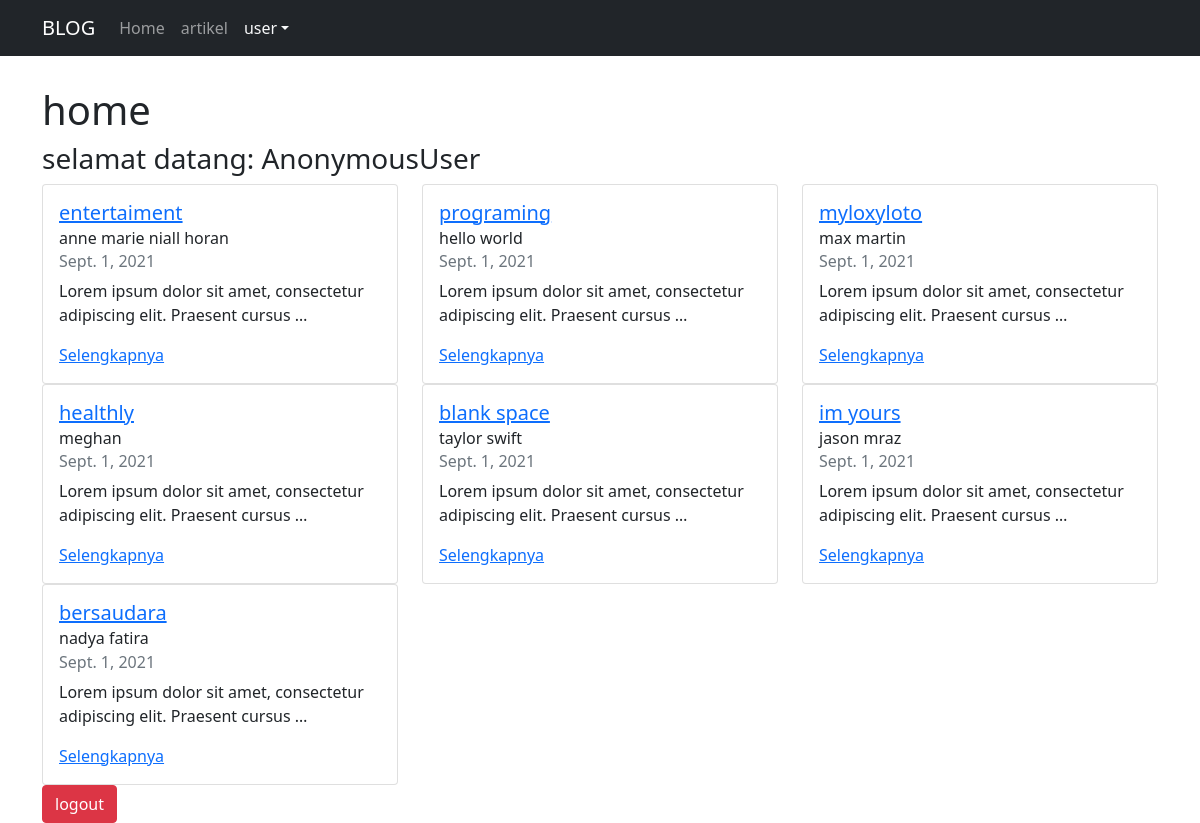
The page / on the database its author committed.
### blog/models.py (models this page shows, shortened)
class artikel(models.Model):
    judul = models.CharField(max_length=255)
    isi = models.TextField()
    kategori = models.CharField(max_length=255)
    published = models.DateTimeField(auto_now_add=True)
    update = models.DateTimeField(auto_now=True)
    slug = models.SlugField(blank=True,editable=False)

### mywebsite/views.py (the view)
# urls.py: url(r'^$', BlogHomeView.as_view(), name='home'),
class BlogHomeView(TemplateView, ArtikelPerkategori):
    template_name = 'home.html'
    def get_context_data(self):
        QuerySets = self.get_latest_artikel_each_kategori()
        context = {
            'latest_artikel_list': QuerySets,
        }
        return context

### blog/views.py (called while the page is built)
    def get_latest_artikel_each_kategori(self):
        kategori_list = self.model.objects.values_list('kategori', flat=True).distinct()
        QuerySet = []
        for kategori in kategori_list:
            artikel = self.model.objects.filter(kategori=kategori).latest('published')
            QuerySet.append(artikel)
        return QuerySet

### templates/home.html (shortened to what this page needs)
{% extends 'base.html' %}
{% block contents %}
<h1>home</h1>
<h3>selamat datang: {{request.user}}</h3>
<div class="row">
  {% for artikel in latest_artikel_list %}
  <div class="col-sm-4">
    <div class="card">
      <div class="card-body">
        <h5 class="card-title"><a href="{% url 'artikel:category' artikel.kategori 1 %}">{{artikel.kategori}}</a></h5>
        <h6 class="card-subtitle mb-2 text-dark">{{artikel.judul}}</h6>
        <h6 class="card-subtitle mb-2 text-muted">{{artikel.published|date}}</h6>
        <p class="card-text">{{artikel.isi|truncatewords:10}}</p>
        <a href="{% url 'artikel:detail' artikel.slug %}" class="card-link">Selengkapnya</a>
      </div>
    </div>
  </div>
  {% endfor %}
</div>
<a class="btn btn-danger" href="{% url 'logout' %}">logout</a>
{% endblock contents %}

### rows shown on the page
artikel: kategori "entertaiment", judul "anne marie niall horan", published "Sept. 1, 2021", isi "Lorem ipsum dolor sit amet, consectetur adipiscing elit. Praesent cursus …"
artikel: kategori "programing", judul "hello world", published "Sept. 1, 2021", isi "Lorem ipsum dolor sit amet, consectetur adipiscing elit. Praesent cursus …"
artikel: kategori "myloxyloto", judul "max martin", published "Sept. 1, 2021", isi "Lorem ipsum dolor sit amet, consectetur adipiscing elit. Praesent cursus …"
artikel: kategori "healthly", judul "meghan", published "Sept. 1, 2021", isi "Lorem ipsum dolor sit amet, consectetur adipiscing elit. Praesent cursus …"
artikel: kategori "blank space", judul "taylor swift", published "Sept. 1, 2021", isi "Lorem ipsum dolor sit amet, consectetur adipiscing elit. Praesent cursus …"
artikel: kategori "im yours", judul "jason mraz", published "Sept. 1, 2021", isi "Lorem ipsum dolor sit amet, consectetur adipiscing elit. Praesent cursus …"
artikel: kategori "bersaudara", judul "nadya fatira", published "Sept. 1, 2021", isi "Lorem ipsum dolor sit amet, consectetur adipiscing elit. Praesent cursus …"

### other values the page prints
{{ request.user }} "AnonymousUser"
